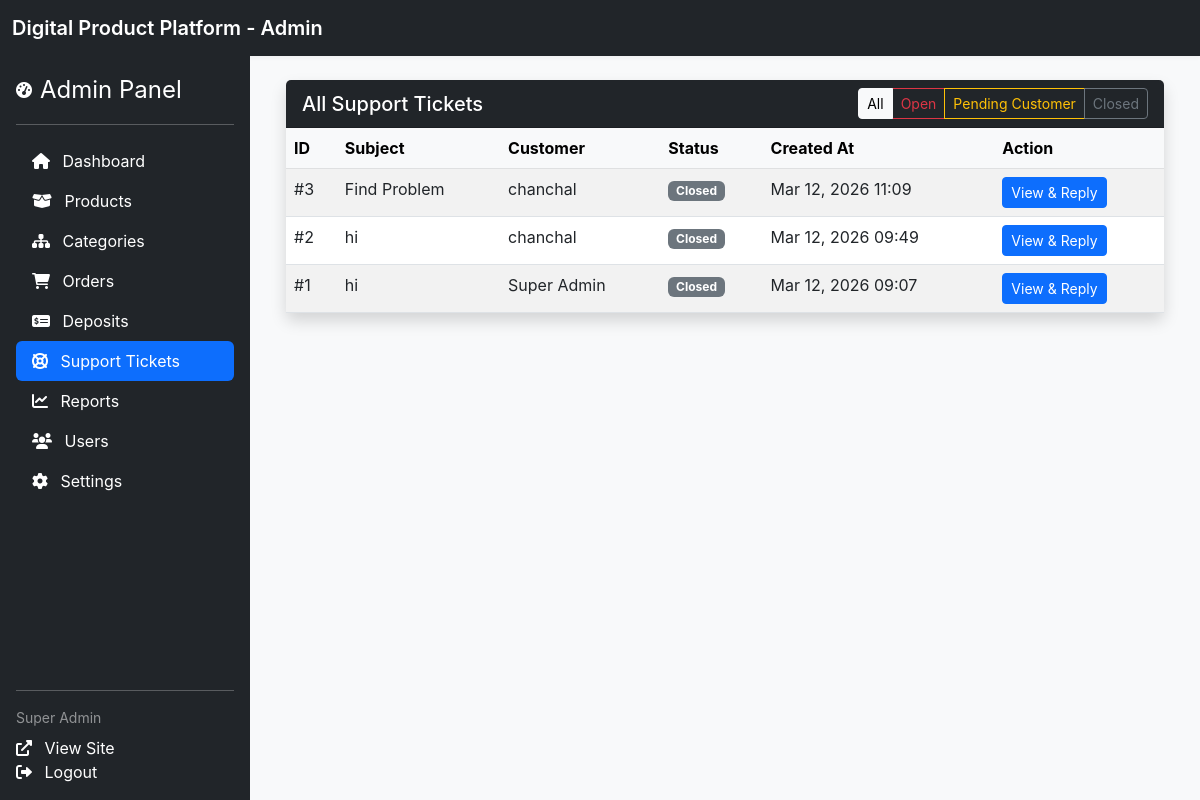
The app's page /admin/tickets (signed in) with its own data.
### tables this page shows
CREATE TABLE tickets (
                id INTEGER PRIMARY KEY AUTOINCREMENT,
                user_id INTEGER,
                subject TEXT NOT NULL,
                status TEXT DEFAULT 'open', -- open, closed, pending_customer
                priority TEXT DEFAULT 'normal',
                created_at DATETIME DEFAULT CURRENT_TIMESTAMP,
                FOREIGN KEY (user_id) REFERENCES users(id)
            );

CREATE TABLE users (
                id INTEGER PRIMARY KEY AUTOINCREMENT,
                name TEXT NOT NULL,
                email TEXT NOT NULL UNIQUE,
                password TEXT NOT NULL,
                role_id INTEGER,
                wallet_balance REAL DEFAULT 0,
                status TEXT DEFAULT 'active', -- active, suspended, pending
                created_at DATETIME DEFAULT CURRENT_TIMESTAMP,
                FOREIGN KEY (role_id) REFERENCES roles(id)
            );

### core/Database.php (called while the page is built, shortened)
<?php
class Database {
    private static $instance = null;
    private function __construct() {
        try {
            $this->pdo = new PDO("sqlite:" . DB_PATH);
        } catch (PDOException $e) {
            die("Database Connection Error: " . $e->getMessage());
        }
    }
    public static function getInstance() {
        if (self::$instance === null) {
            self::$instance = new Database();
        }
        return self::$instance->pdo;
    }
}

### core/Support.php (called while the page is built, shortened)
<?php
class Support {
    private $db;
    public function __construct() {
        $this->db = Database::getInstance();
    }
    public function getAllTickets($filter_status = 'all') {
        $where_clause = '';
        $query = "SELECT t.*, u.name as customer_name FROM tickets t JOIN users u ON t.user_id = u.id $where_clause ORDER BY t.id DESC";
        $stmt = $this->db->prepare($query);
        $stmt->execute();
        return $stmt->fetchAll();
    }
}

### modules/admin/tickets.php (the view, shortened to what this page needs)
<?php
$supportModel = new Support();
$filter_status = isset($_GET['status']) ? $_GET['status'] : 'all';
$tickets = $supportModel->getAllTickets($filter_status);
include 'includes/admin_header.php';
include 'includes/admin_sidebar.php';
?>
<div class="admin-content flex-grow-1 p-4">
    <div class="container-fluid">
        <div class="card shadow">
        <div class="card-header bg-dark text-white d-flex justify-content-between align-items-center">
            <h5 class="mb-0">All Support Tickets</h5>
            <div class="btn-group">
                <a href="?status=all" class="btn btn-sm btn-outline-light <?php echo $filter_status === 'all' ? 'active' : ''; ?>">All</a>
                <a href="?status=open" class="btn btn-sm btn-outline-danger <?php echo $filter_status === 'open' ? 'active' : ''; ?>">Open</a>
                <a href="?status=pending_customer" class="btn btn-sm btn-outline-warning <?php echo $filter_status === 'pending_customer' ? 'active' : ''; ?>">Pending Customer</a>
                <a href="?status=closed" class="btn btn-sm btn-outline-secondary <?php echo $filter_status === 'closed' ? 'active' : ''; ?>">Closed</a>
            </div>
        </div>
        <div class="card-body p-0">
            <div class="table-responsive">
                <table class="table table-hover table-striped mb-0">
                    <thead class="table-light">
                        <tr>
                            <th>ID</th>
                            <th>Subject</th>
                            <th>Customer</th>
                            <th>Status</th>
                            <th>Created At</th>
                            <th>Action</th>
                        </tr>
                    </thead>
                    <tbody>
                        <?php foreach ($tickets as $ticket): ?>
                            <tr>
                                <td>#<?php echo $ticket['id']; ?></td>
                                <td><?php echo $ticket['subject']; ?></td>
                                <td><?php echo $ticket['customer_name']; ?></td>
                                <td>
                                    <?php
                                        $status_class = 'secondary';
                                    ?>
                                    <span class="badge bg-<?php echo $status_class; ?>">
                                        <?php echo ucfirst(str_replace('_', ' ', $ticket['status'])); ?>
                                    </span>
                                </td>
                                <td><?php echo date('M d, Y H:i', strtotime($ticket['created_at'])); ?></td>
                                <td>
                                    <a href="<?php echo BASE_URL; ?>/admin/ticket?id=<?php echo $ticket['id']; ?>" class="btn btn-sm btn-primary">View & Reply</a>
                                </td>
                            </tr>
                        <?php endforeach; ?>
                    </tbody>
                </table>
            </div>
        </div>
    </div>
</div>
</div>
<?php include 'includes/admin_footer.php'; ?>

### assets/css/style.css (style rules this page uses)
body { font-family: -apple-system, BlinkMacSystemFont, "Segoe UI", Roboto, "Helvetica Neue", Arial, sans-serif; background-color: #f8f9fa; color: #212529; }
.card { border: none; transition: box-shadow 0.2s; }
.btn-primary { background-color: #0d6efd; border-color: #0d6efd; }
.admin-content { margin-left: 250px; width: calc(100% - 250px); min-height: calc(100vh - 56px); }

### records on screen
tickets: id "3", subject "Find Problem", user.name "chanchal", status "Closed", created_at "Mar 12, 2026 11:09"
tickets: id "2", subject "hi", user.name "chanchal", status "Closed", created_at "Mar 12, 2026 09:49"
tickets: id "1", subject "hi", user.name "Super Admin", status "Closed", created_at "Mar 12, 2026 09:07"

### other values on screen
SITE_NAME "Digital Product Platform"
$_SESSION['user_name'] "Super Admin"
